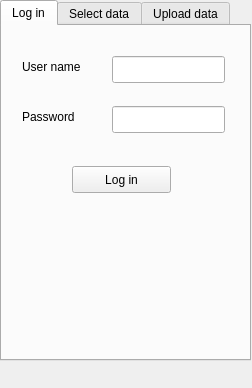
<?xml version="1.0" encoding="UTF-8"?>
<ui version="4.0">
 <class>DockWidget</class>
 <widget class="QDockWidget" name="DockWidget">
  <property name="geometry">
   <rect>
    <x>0</x>
    <y>0</y>
    <width>252</width>
    <height>388</height>
   </rect>
  </property>
  <property name="windowTitle">
   <string>Lizard Viewer</string>
  </property>
  <widget class="QWidget" name="dockWidgetContents">
   <widget class="QTabWidget" name="tabWidget">
    <property name="geometry">
     <rect>
      <x>0</x>
      <y>0</y>
      <width>251</width>
      <height>361</height>
     </rect>
    </property>
    <property name="currentIndex">
     <number>0</number>
    </property>
    <widget class="QWidget" name="tab_log_in">
     <attribute name="title">
      <string>Log in</string>
     </attribute>
     <widget class="QLabel" name="user_name_label">
      <property name="geometry">
       <rect>
        <x>20</x>
        <y>30</y>
        <width>81</width>
        <height>21</height>
       </rect>
      </property>
      <property name="text">
       <string>User name</string>
      </property>
     </widget>
     <widget class="QLineEdit" name="user_name_input">
      <property name="geometry">
       <rect>
        <x>110</x>
        <y>30</y>
        <width>113</width>
        <height>27</height>
       </rect>
      </property>
     </widget>
     <widget class="QLabel" name="user_password_label">
      <property name="geometry">
       <rect>
        <x>20</x>
        <y>80</y>
        <width>68</width>
        <height>21</height>
       </rect>
      </property>
      <property name="text">
       <string>Password</string>
      </property>
     </widget>
     <widget class="QLineEdit" name="user_password_input">
      <property name="geometry">
       <rect>
        <x>110</x>
        <y>80</y>
        <width>113</width>
        <height>27</height>
       </rect>
      </property>
     </widget>
     <widget class="QPushButton" name="login_button">
      <property name="geometry">
       <rect>
        <x>70</x>
        <y>140</y>
        <width>99</width>
        <height>27</height>
       </rect>
      </property>
      <property name="text">
       <string>Log in</string>
      </property>
     </widget>
    </widget>
    <widget class="QWidget" name="tab_select_data">
     <attribute name="title">
      <string>Select data</string>
     </attribute>
     <widget class="QPushButton" name="view_data_button">
      <property name="geometry">
       <rect>
        <x>70</x>
        <y>170</y>
        <width>99</width>
        <height>27</height>
       </rect>
      </property>
      <property name="text">
       <string>View data</string>
      </property>
     </widget>
     <widget class="QComboBox" name="datatypes_combobox">
      <property name="geometry">
       <rect>
        <x>110</x>
        <y>20</y>
        <width>85</width>
        <height>27</height>
       </rect>
      </property>
      <property name="editable">
       <bool>false</bool>
      </property>
     </widget>
     <widget class="QCheckBox" name="public_data_checkbox">
      <property name="geometry">
       <rect>
        <x>70</x>
        <y>60</y>
        <width>111</width>
        <height>22</height>
       </rect>
      </property>
      <property name="text">
       <string>Public data</string>
      </property>
     </widget>
     <widget class="QCheckBox" name="private_data_checkbox">
      <property name="geometry">
       <rect>
        <x>70</x>
        <y>90</y>
        <width>111</width>
        <height>22</height>
       </rect>
      </property>
      <property name="text">
       <string>Private data</string>
      </property>
     </widget>
     <widget class="QLabel" name="data_type_label">
      <property name="geometry">
       <rect>
        <x>30</x>
        <y>20</y>
        <width>68</width>
        <height>21</height>
       </rect>
      </property>
      <property name="text">
       <string>Data type</string>
      </property>
     </widget>
     <widget class="QLabel" name="area_label">
      <property name="geometry">
       <rect>
        <x>30</x>
        <y>130</y>
        <width>68</width>
        <height>17</height>
       </rect>
      </property>
      <property name="text">
       <string>Area</string>
      </property>
     </widget>
     <widget class="QComboBox" name="area_combobox">
      <property name="geometry">
       <rect>
        <x>110</x>
        <y>120</y>
        <width>85</width>
        <height>27</height>
       </rect>
      </property>
     </widget>
    </widget>
    <widget class="QWidget" name="tab_upload_data">
     <attribute name="title">
      <string>Upload data</string>
     </attribute>
     <widget class="QPushButton" name="upload_button">
      <property name="geometry">
       <rect>
        <x>70</x>
        <y>30</y>
        <width>99</width>
        <height>27</height>
       </rect>
      </property>
      <property name="text">
       <string>Uploaden</string>
      </property>
     </widget>
    </widget>
   </widget>
  </widget>
 </widget>
 <resources/>
 <connections/>
</ui>
